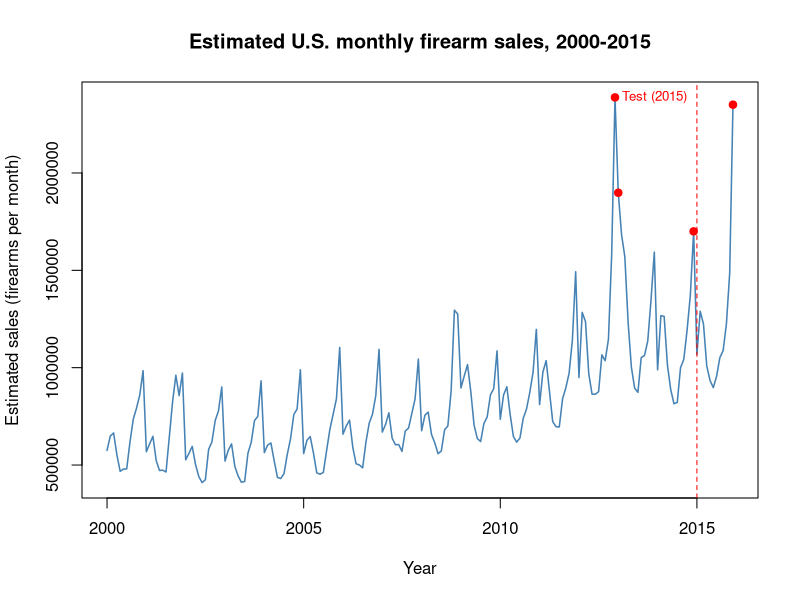
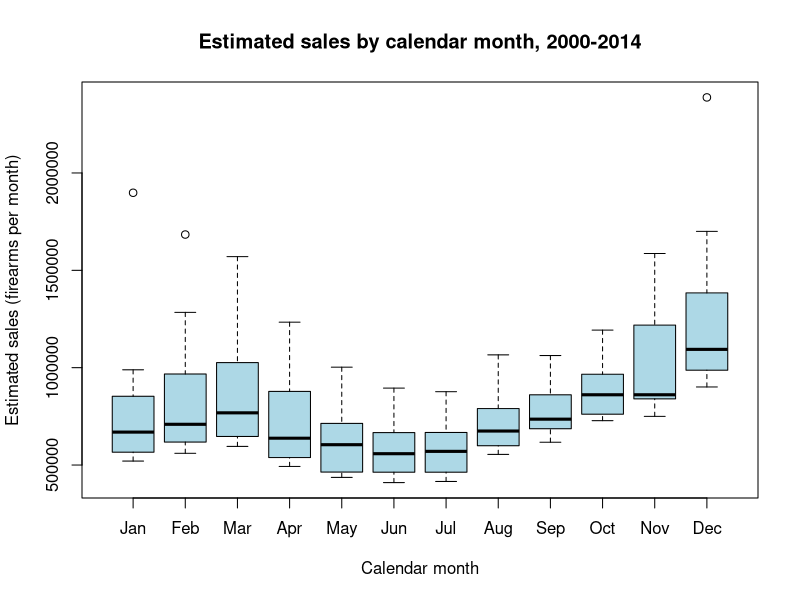
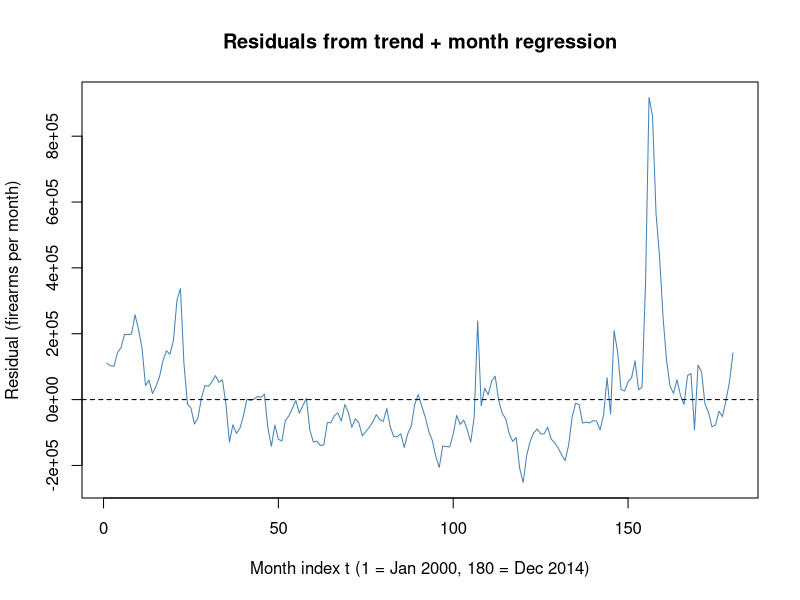
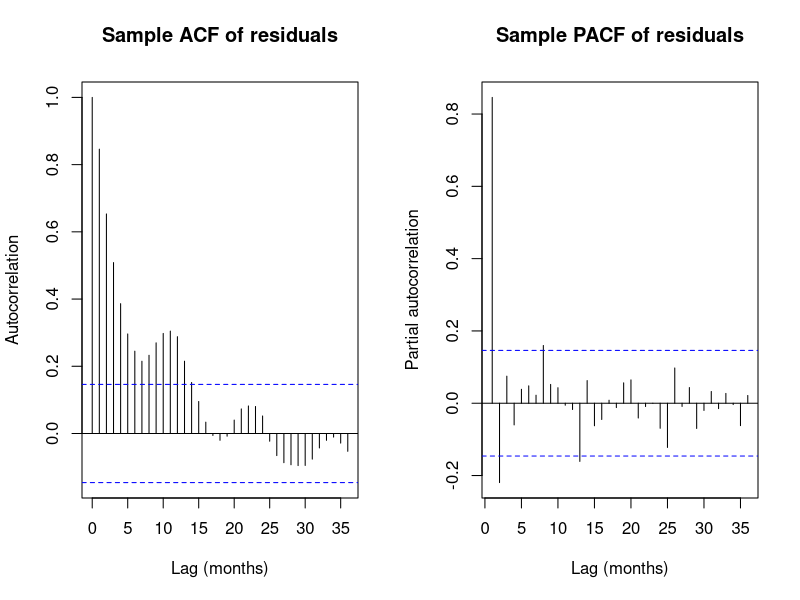
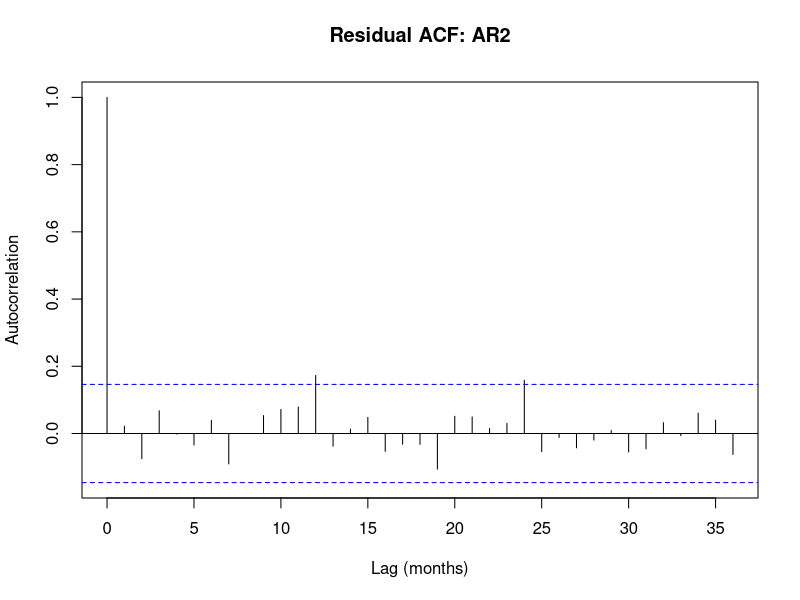
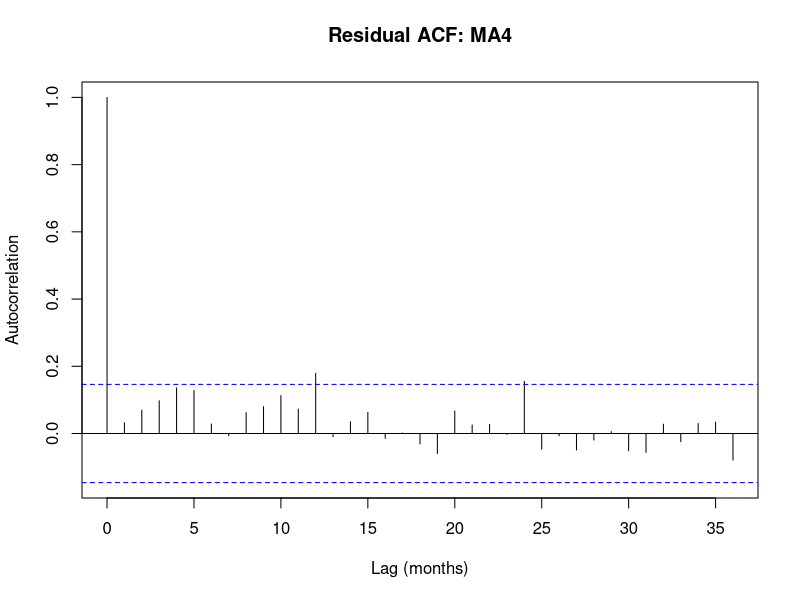
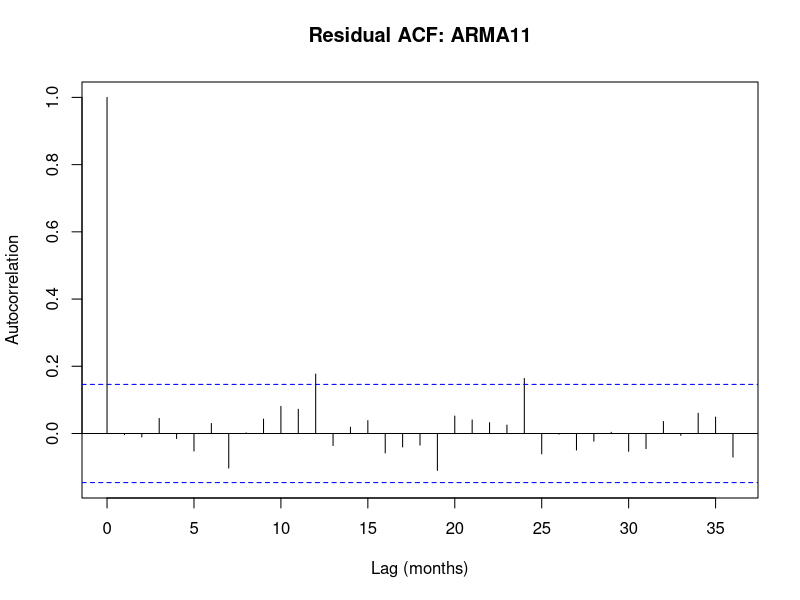
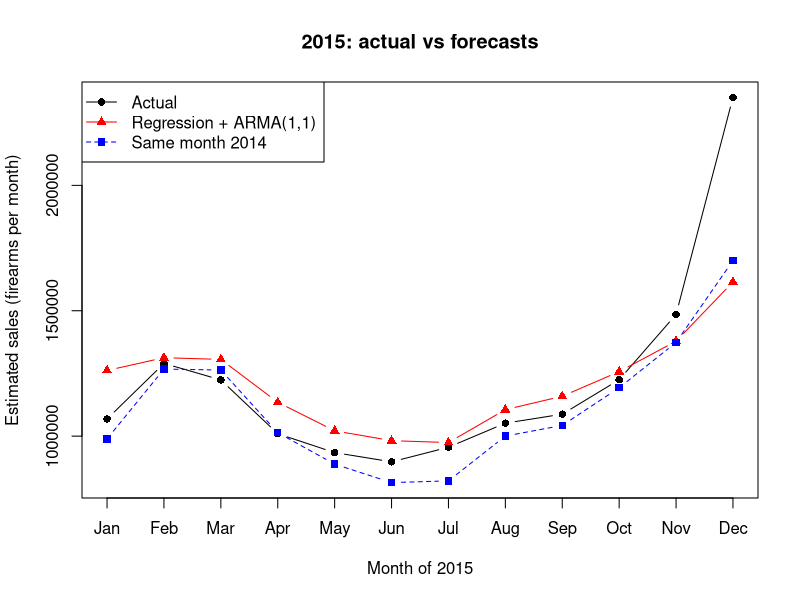

The R source for these figures, in order:
## ---- chunk 1
knitr::opts_chunk$set(echo = FALSE, warning = FALSE, message = FALSE)
alldata <- read.csv("STAT137_Gun_Sales_2000_2015.csv")
## ---- chunk 2
head(alldata)
dim(alldata)
str(alldata)

sum(is.na(alldata)) 

table(alldata$state)

national <- subset(alldata, state == "Totals")
national <- national[order(national$year,
national$month.num), ]
national$sales <- 1.1 * (national$handgun + national$longgun) +
2 * national$multiple_corrected

Y <- ts(national$sales, start = c(2000, 1), frequency = 12)
## ---- chunk 3
plot(Y, type = "l", col = "steelblue", lwd = 1.5,
     xlab = "Year", ylab = "Estimated sales (firearms per month)",
     main = "Estimated U.S. monthly firearm sales, 2000-2015")
abline(v = 2015, lty = 2, col = "red") 
text(2015, max(Y), "Test (2015)", pos = 2, col = "red", cex = 0.8)

top <- order(national$sales, decreasing = TRUE)[1:4]
points(time(Y)[top], Y[top], col = "red", pch = 19)
## ---- chunk 4
# Training-only regression data (for questions below)
d <- data.frame(y = as.numeric(Y), t = 1:192,
month = factor(rep(1:12, 16)))
train <- d[1:180, ]
test <- d[181:192, ]

# Table of average sales by calendar month
month_tab <- aggregate(y ~ month, data = train,
                       FUN = function(x) c(mean = mean(x), median = median(x)))
print(month_tab)
## ---- chunk 5
# Boxplot by month
boxplot(y ~ month, data = train, names = month.abb,
        xlab = "Calendar month", ylab = "Estimated sales (firearms per month)",
        main = "Estimated sales by calendar month, 2000-2014", col = "lightblue")
## ---- chunk 6
fit <- lm(y ~ t + month, data = train)
summary(fit)
## ---- chunk 7
train$res <- resid(fit)
plot(1:180, train$res, type = "l", col = "steelblue",
     xlab = "Month index t (1 = Jan 2000, 180 = Dec 2014)",
     ylab = "Residual (firearms per month)",
     main = "Residuals from trend + month regression")
abline(h = 0, lty = 2)
## ---- chunk 8
res <- train$res

par(mfrow = c(1, 2))
acf(res,  lag.max = 36, main = "Sample ACF of residuals",
    xlab = "Lag (months)", ylab = "Autocorrelation")
pacf(res, lag.max = 36, main = "Sample PACF of residuals",
     xlab = "Lag (months)", ylab = "Partial autocorrelation")
par(mfrow = c(1, 1))
## ---- chunk 9
m_ar   <- arima(res, order = c(2, 0, 0))   # AR(2)
m_ma   <- arima(res, order = c(0, 0, 4))   # MA(4)
m_arma <- arima(res, order = c(1, 0, 1))   # ARMA(1,1)

m_ar; m_ma; m_arma  # coefficients, sigma^2, aic
c(AR2 = AIC(m_ar), MA4 = AIC(m_ma), ARMA11 = AIC(m_arma))
## ---- chunk 10
p_q <- c(AR2 = 2, MA4 = 4, ARMA11 = 2)
mods <- list(AR2 = m_ar, MA4 = m_ma, ARMA11 = m_arma)
## ---- chunk 11
for (nm in names(mods)) {
  r <- resid(mods[[nm]])
  acf(r, lag.max = 36, main = paste("Residual ACF:", nm),
      xlab = "Lag (months)", ylab = "Autocorrelation")
  print(nm)
  print(Box.test(r, lag = 24, type = "Ljung-Box", fitdf = p_q[nm]))
}
## ---- chunk 12
# Deterministic part + ARMA part
det_fc  <- predict(fit, newdata = test)       # trend + season
arma_fc <- predict(m_arma, n.ahead = 12)$pred # residual forecast
fc      <- as.numeric(det_fc) + as.numeric(arma_fc)

# Benchmark: same month of 2014
naive   <- d$y[169:180]
actual  <- test$y

mae  <- function(a, p) mean(abs(a - p))
rmse <- function(a, p) sqrt(mean((a - p)^2))
data.frame(method = c("Regression + ARMA(1,1)", "Same month 2014"),
           MAE  = c(mae(actual, fc),  mae(actual, naive)),
           RMSE = c(rmse(actual, fc), rmse(actual, naive)))
## ---- chunk 13
plot(1:12, actual, type = "b", pch = 16, ylim = range(actual, fc, naive),
     xaxt = "n", xlab = "Month of 2015",
     ylab = "Estimated sales (firearms per month)",
     main = "2015: actual vs forecasts")
axis(1, at = 1:12, labels = month.abb)
lines(1:12, fc,    type = "b", pch = 17, col = "red")
lines(1:12, naive, type = "b", pch = 15, col = "blue", lty = 2)
legend("topleft", c("Actual", "Regression + ARMA(1,1)", "Same month 2014"),
       col = c("black", "red", "blue"), pch = c(16, 17, 15), lty = c(1, 1, 2))
## ---- chunk 14
md <- subset(alldata, state == "Maryland")
md <- md[order(md$year, md$month.num), ]
md$sales <- 1.1 * (md$handgun + md$longgun) + 2 * md$multiple_corrected
MD <- ts(md$sales, start = c(2000, 1), frequency = 12)
## ---- chunk 15
mdw <- window(MD, start = c(2012, 1), end = c(2014, 12))
plot(mdw, type = "b", pch = 16, col = "darkgreen",
     xlab = "Year", ylab = "Maryland estimated sales (firearms per month)",
     main = "Maryland estimated sales, 2012-2014")
abline(v = 2013 + 4/12, lty = 2, col = "red")
